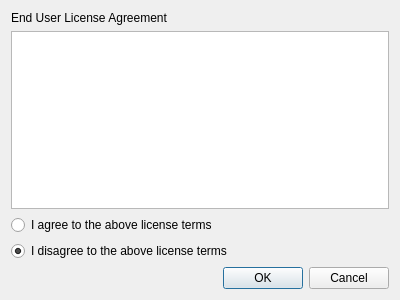
<?xml version="1.0" encoding="UTF-8"?>
<ui version="4.0">
 <class>Form</class>
 <widget class="QWidget" name="Form">
  <property name="geometry">
   <rect>
    <x>0</x>
    <y>0</y>
    <width>400</width>
    <height>300</height>
   </rect>
  </property>
  <property name="windowTitle">
   <string>Form</string>
  </property>
  <layout class="QVBoxLayout" name="verticalLayout">
   <item>
    <widget class="QLabel" name="label">
     <property name="text">
      <string>End User License Agreement</string>
     </property>
    </widget>
   </item>
   <item>
    <widget class="QPlainTextEdit" name="textView">
     <property name="readOnly">
      <bool>true</bool>
     </property>
    </widget>
   </item>
   <item>
    <widget class="QRadioButton" name="radioAgree">
     <property name="text">
      <string>I agree to the above license terms</string>
     </property>
     <property name="checked">
      <bool>false</bool>
     </property>
     <attribute name="buttonGroup">
      <string notr="true">radioButtonGroup</string>
     </attribute>
    </widget>
   </item>
   <item>
    <widget class="QRadioButton" name="radioDisagree">
     <property name="text">
      <string>I disagree to the above license terms</string>
     </property>
     <property name="checked">
      <bool>true</bool>
     </property>
     <attribute name="buttonGroup">
      <string notr="true">radioButtonGroup</string>
     </attribute>
    </widget>
   </item>
   <item>
    <widget class="QDialogButtonBox" name="buttonBox">
     <property name="standardButtons">
      <set>QDialogButtonBox::Cancel|QDialogButtonBox::Ok</set>
     </property>
    </widget>
   </item>
  </layout>
 </widget>
 <resources/>
 <connections/>
 <buttongroups>
  <buttongroup name="radioButtonGroup"/>
 </buttongroups>
</ui>
